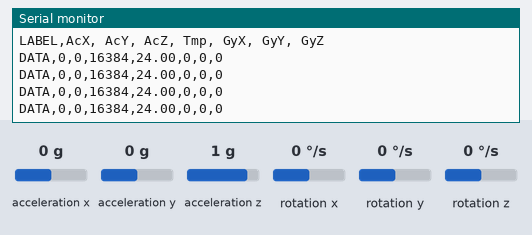
Bench run of a sketch on a simulated Arduino Uno, built with avr-gcc and run on an emulated ATmega328P. Parts: the last lines printed to the serial monitor. Wiring (inferred from the names in the program): MPU-6050 motion sensor at I2C address 0x68. Inputs (shaded band) come from the test bench; at power-on: acceleration x 0 g, acceleration y 0 g, acceleration z 1 g, rotation x 0 °/s, rotation y 0 °/s, rotation z 0 °/s.

Above: at 1.2 s.
1.3 s: acceleration x set to -1.4 g
At 1.58 s:
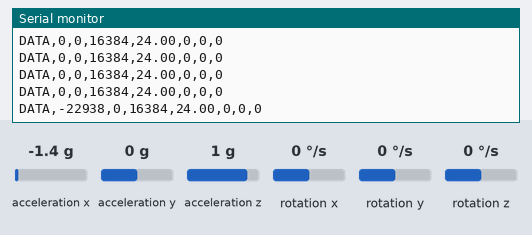
2.8 s: acceleration y set to -1.4 g
At 2.93 s:
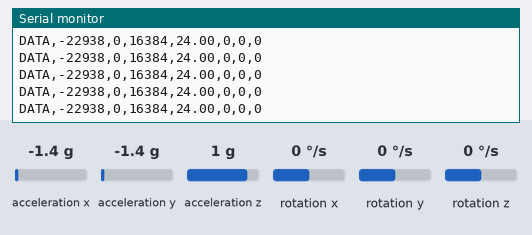
4.3 s: acceleration z set to -1.4 g
At 4.61 s:
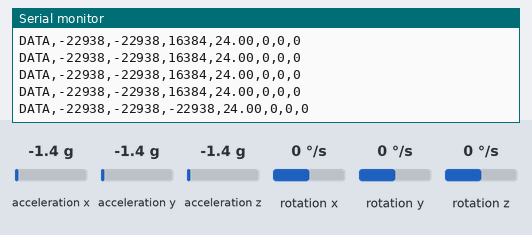
5.8 s: rotation x set to -192 °/s
At 5.95 s:
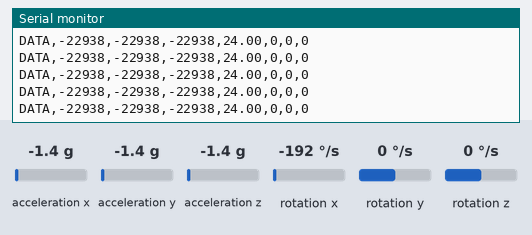
7.3 s: rotation y set to -192 °/s
At 7.3 s:
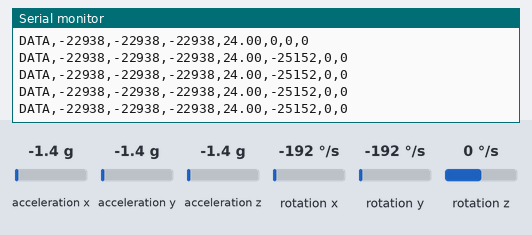
8.8 s: acceleration x set to 0 g
At 8.98 s:
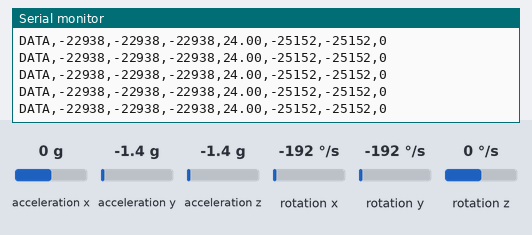

The sketch:

MPU6050_control.ino
```cpp
#include<Wire.h>

const int MPU=0x68;  //MPU 6050 의 I2C 기본 주소
int16_t AcX,AcY,AcZ,Tmp,GyX,GyY,GyZ;

void setup(){
  Wire.begin();      //Wire 라이브러리 초기화
  Wire.beginTransmission(MPU); //MPU로 데이터 전송 시작
  Wire.write(0x6B);  // PWR_MGMT_1 register
  Wire.write(0);     //MPU-6050 시작 모드로
  Wire.endTransmission(true);
  Serial.begin(9600);
  Serial.println("CLEARDATA");
  Serial.println("LABEL,AcX, AcY, AcZ, Tmp, GyX, GyY, GyZ");
}

void loop(){
  Wire.beginTransmission(MPU);    //데이터 전송시작
  Wire.write(0x3B);               // register 0x3B (ACCEL_XOUT_H), 큐에 데이터 기록
  Wire.endTransmission(false);    //연결유지
  Wire.requestFrom(MPU,14,true);  //MPU에 데이터 요청
  //데이터 한 바이트 씩 읽어서 반환
  AcX=Wire.read()<<8|Wire.read();  // 0x3B (ACCEL_XOUT_H) & 0x3C (ACCEL_XOUT_L)
  AcY=Wire.read()<<8|Wire.read();  // 0x3D (ACCEL_YOUT_H) & 0x3E (ACCEL_YOUT_L)
  AcZ=Wire.read()<<8|Wire.read();  // 0x3F (ACCEL_ZOUT_H) & 0x40 (ACCEL_ZOUT_L)
  Tmp=Wire.read()<<8|Wire.read();  // 0x41 (TEMP_OUT_H) & 0x42 (TEMP_OUT_L)
  GyX=Wire.read()<<8|Wire.read();  // 0x43 (GYRO_XOUT_H) & 0x44 (GYRO_XOUT_L)
  GyY=Wire.read()<<8|Wire.read();  // 0x45 (GYRO_YOUT_H) & 0x46 (GYRO_YOUT_L)
  GyZ=Wire.read()<<8|Wire.read();  // 0x47 (GYRO_ZOUT_H) & 0x48 (GYRO_ZOUT_L)

  //시리얼 모니터에 출력
  Serial.print("DATA,");
  Serial.print(AcX);
  Serial.print(",");
  Serial.print(AcY);
  Serial.print(",");
  Serial.print(AcZ);
  Serial.print(",");
  Serial.print(Tmp/340.00+36.53);
  Serial.print(",");
  Serial.print(GyX);
  Serial.print(",");
  Serial.print(GyY);
  Serial.print(",");
  Serial.println(GyZ);
  delay(333);
}
```

Measured:
- after the input at 1.3 s, the serial monitor: prints a new line after 0.06 s (image 1)
- after the input at 4.3 s, the serial monitor: prints a new line after 0.08 s (image 3)
